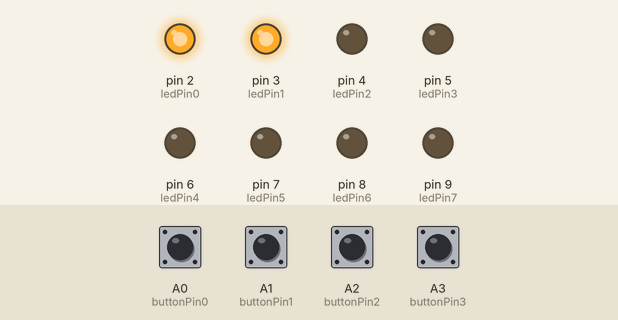
Bench run of a sketch on a simulated Arduino Uno, built with avr-gcc and run on an emulated ATmega328P. Shown: output pins drawn as LEDs (lit = HIGH). Dashed ring = blinking. The test bench sets the inputs (shaded band); at power-on: A0 (buttonPin0), A1 (buttonPin1), A2 (buttonPin2), A3 (buttonPin3) LOW.

Above: at 1.2 s.
1.3 s: A2 (buttonPin2) pulled HIGH for 0.15 s
At 1.58 s:
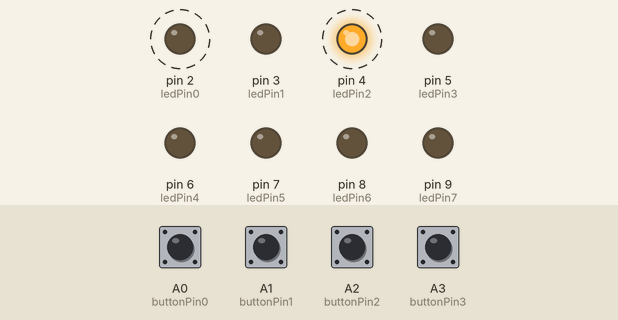
4.3 s: A0 (buttonPin0) pulled HIGH for 0.15 s
At 4.9 s:
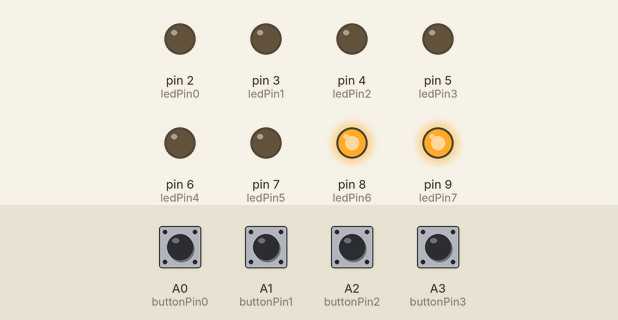
5.9 s: A0 (buttonPin0) pulled HIGH for 1 s
At 7.2 s:
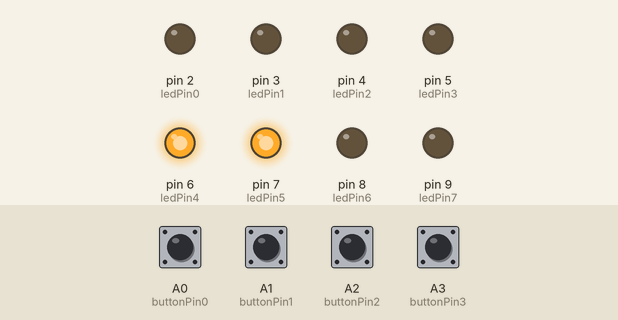
8.4 s: A0 (buttonPin0) pulled HIGH for 0.15 s
At 9.1 s:
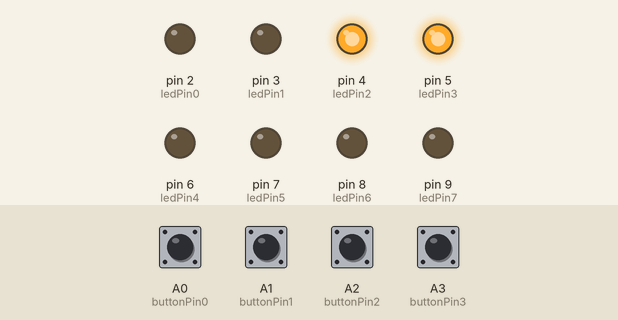
10.0 s: A1 (buttonPin1) pulled HIGH for 0.15 s
At 10.4 s:
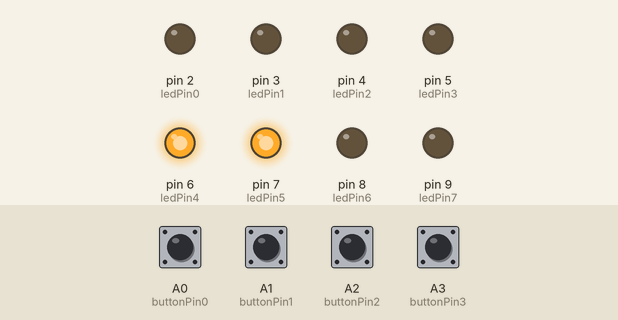
11.6 s: A1 (buttonPin1) pulled HIGH for 1 s
At 12.8 s:
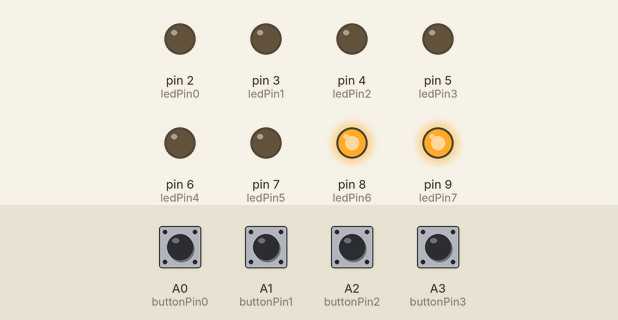
Timing chart, 0 to 14.6 s (numbered marks = the images above; inputs shaded):
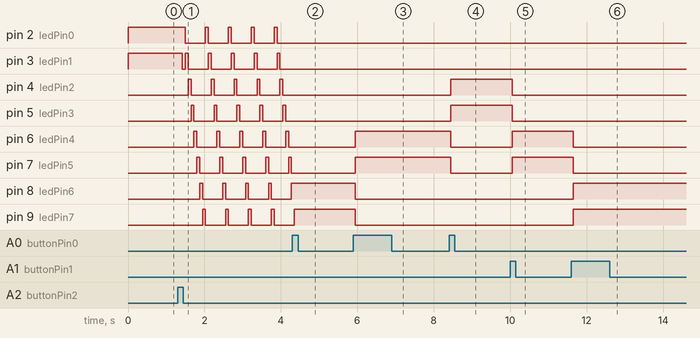

The sketch:

jim-synth.ino
```cpp
#include <Arduino.h>
#include "debounce.h"
#include "timed_pattern.h"

//const int buttonCount = 4;
//int button

const int buttonPin0 = A0;
const int buttonPin1 = A1;
const int buttonPin2 = A2;
const int buttonPin3 = A3;

const int ledPin0 = 2;
const int ledPin1 = 3;
const int ledPin2 = 4;
const int ledPin3 = 5;
const int ledPin4 = 6;
const int ledPin5 = 7;
const int ledPin6 = 8;
const int ledPin7 = 9;

const int ledCount = 8;
int leds[ledCount] = { ledPin0, ledPin1, ledPin2, ledPin3, ledPin4, ledPin5, ledPin6, ledPin7 };

Debouncer* debouncer0;
Debouncer* debouncer1;
Debouncer* debouncer2;
Debouncer* debouncer3;

const int pattern0Length = 8;
int pattern0[pattern0Length] = { 75, 75, 75, 75, 75, 75, 75, 75 };

void setPinModes();
void createDebouncers();
void debouncer0Changed(int newValue);
void debouncer1Changed(int newValue);
void debouncer2Changed(int newValue);
void debouncer3Changed(int newValue);
void lightCurrentLed();
void createPatterns();
void pattern0Changed(int index);
void fixPatternIndex();
int pattern0led(int index);

int currentLed = 0;
int showPatternIndex = -1;
bool patternUp = true;
bool lastDirectionUp = true;
const int patternCount = 1;
TimedPattern* tp0;

void setup() {
    setPinModes();
    createDebouncers();
    createPatterns();
    lightCurrentLed();
}

void loop() {
    debouncer0->update();
    debouncer1->update();
    debouncer2->update();
    debouncer3->update();
    tp0->update();
}

void setPinModes()
{
    pinMode(buttonPin0, INPUT);
    pinMode(buttonPin1, INPUT);
    pinMode(buttonPin2, INPUT);
    pinMode(buttonPin3, INPUT);

    pinMode(ledPin0, OUTPUT);
    pinMode(ledPin1, OUTPUT);
    pinMode(ledPin2, OUTPUT);
    pinMode(ledPin3, OUTPUT);
    pinMode(ledPin4, OUTPUT);
    pinMode(ledPin5, OUTPUT);
    pinMode(ledPin6, OUTPUT);
    pinMode(ledPin7, OUTPUT);
}

void createDebouncers()
{
    debouncer0 = new Debouncer(buttonPin0, &debouncer0Changed, LOW, LOW, LOW);
    debouncer1 = new Debouncer(buttonPin1, &debouncer1Changed, LOW, LOW, LOW);
    debouncer2 = new Debouncer(buttonPin2, &debouncer2Changed, LOW, LOW, LOW);
    debouncer3 = new Debouncer(buttonPin3, &debouncer3Changed, LOW, LOW, LOW);
}

void moveStaticLed(bool up)
{
    if (showPatternIndex != -1)
    {
        if (showPatternIndex == 0)
        {
            currentLed = pattern0led(tp0->get());
            if (currentLed % 2 != 0)
            {
                currentLed--;
            }
        }
        else
        {
            currentLed = 0;
        }
        showPatternIndex = -1;
    }
    else
    {
        if (up)
        {
            currentLed += 2;
        }
        else
        {
            currentLed -= 2;
        }
    }
    lightCurrentLed();
    lastDirectionUp = up;
}

void debouncer0Changed(int newValue)
{
    moveStaticLed(false);
}

void debouncer1Changed(int newValue)
{
    moveStaticLed(true);
}

void debouncer2Changed(int newValue)
{
    if (showPatternIndex == -1)
    {
        showPatternIndex = 0;
        patternUp = lastDirectionUp;
        tp0->set(currentLed);
    }
    else
    {
        patternUp = !patternUp;
    }
}

void debouncer3Changed(int newValue)
{
    if (pattern0[0] == 75)
    {
        changePattern0Interval(25);
    }
    else
    {
        changePattern0Interval(75);
    }
}

void changePattern0Interval(int newInterval)
{
    for (int i = 0; i < pattern0Length; i++)
    {
        pattern0[i] = newInterval;
    }
}

void lightCurrentLed()
{
    while (currentLed < 0)
    {
        currentLed += ledCount;
    }
    while (currentLed >= ledCount)
    {
        currentLed -= ledCount;
    }
    for (int i = 0; i < ledCount; i++)
    {
        digitalWrite(leds[i], i == currentLed || i == currentLed + 1 ? HIGH : LOW);
    }
}

void createPatterns()
{
    tp0 = new TimedPattern(pattern0, pattern0Length, &pattern0Changed);
}

void pattern0Changed(int index)
{
    if (showPatternIndex == 0)
    {
        for (int i = 0; i < ledCount; i++)
        {
            //bool b = patternUp ? (index == i) :  (index == (ledCount - 1 - i));
            bool b = index == pattern0led(i);
            digitalWrite(leds[i], b ? HIGH : LOW);
        }
    }
}

void fixPatternIndex()
{
    while (showPatternIndex < 0)
    {
        showPatternIndex += patternCount;
    }
    while (showPatternIndex >= patternCount)
    {
        showPatternIndex -= patternCount;
    }
}

int pattern0led(int index)
{
    return patternUp ? index :  (ledCount - 1 - index);
}
```

debounce.cpp
```cpp
#include <Arduino.h>
#include "debounce.h"

Debouncer::Debouncer(int theInputPin, void (*onChangeHandler)(int), int initialInputState, int initialOutputState, int initialLastOutputState)
{
    inputPin = theInputPin;
    inputState = initialInputState;
    outputState = initialOutputState;
    lastOutputState = initialLastOutputState;
    onChange = onChangeHandler;
    lastDebounceTime = 0;
}


void Debouncer::update()
{
    int reading = digitalRead(inputPin);

    if (reading != lastOutputState) {
        lastDebounceTime = millis();
    }

    if ((millis() - lastDebounceTime) > debounceDelay) {
        if (reading != inputState) {
            inputState = reading;

            if (inputState == HIGH) {
                outputState = !outputState;
                (*onChange)(outputState);
            }
        }
    }

    lastOutputState = reading;
}
```

debounce.h
```cpp
#pragma once

class Debouncer
{
    public:
        Debouncer(int theInputPin, void (*onChangeHandler)(int), int initialInputState, int initialOutputState, int initialLastOutputState);
        void update();
    private:
        int inputPin;
        void (*onChange)(int);
        int outputState;
        int inputState;
        int lastOutputState;

        unsigned long lastDebounceTime;
        const unsigned long debounceDelay = 50;
};
```

timed_led_pattern.cpp
```cpp
#include "timed_led_pattern.h"

TimedLedPattern::TimedLedPattern()
{

}
```

timed_led_pattern.h
```cpp
#pragma once

#include "timed_pattern.h"

class TimedLedPattern
{
    public:
        TimedLedPattern();
};
```

timed_pattern.cpp
```cpp
#include <Arduino.h>
#include "timed_pattern.h"

TimedPattern::TimedPattern(int* a_pattern, int a_patternLength, void (*a_onChange)(int))
{
    pattern = a_pattern;
    patternLength = a_patternLength;
    onChange = a_onChange;
    reset();
}

int TimedPattern::get()
{
    return patternIndex;
}

void TimedPattern::set(int index)
{
    patternIndex = index;
    startTime = millis();
    calcNextTime(startTime);
}

void TimedPattern::reset()
{
    set(0);
}

void TimedPattern::update()
{
    unsigned long currentTime = millis();
    if (currentTime >= nextTime)
    {
        (*onChange)(patternIndex);
        patternIndex++;
        if (patternIndex >= patternLength)
        {
            patternIndex = 0;
        }
        calcNextTime(currentTime);
    }
}

void TimedPattern::calcNextTime(unsigned long currentTime)
{
    nextTime = currentTime + pattern[patternIndex];
}
```

timed_pattern.h
```cpp
#pragma once

class TimedPattern
{
    public:
        TimedPattern(int* pattern, int patternLength, void (*a_onChange)(int));
        int get();
        void set(int index);
        void reset();
        void update();
    private:
        int* pattern;
        int patternLength;
        void (*onChange)(int);
        int patternIndex;
        unsigned long startTime;
        unsigned long nextTime;
        void calcNextTime(unsigned long currentTime);
};
```

Measured:
- after the input at 1.3 s, pin 2 (ledPin0): alternates HIGH for 0.07 s and LOW for 0.53 s, starting after 0.20 s; pin 3 (ledPin1): HIGH → LOW after 0.13 s, then repeats every 0.60 s: HIGH 0.08 s, LOW 0.52 s
- after the input at 4.3 s, pin 2 (ledPin0), pin 3 (ledPin1), pin 4 (ledPin2), pin 5 (ledPin3), pin 6 (ledPin4), pin 7 (ledPin5): stops changing and stays LOW; pin 8 (ledPin6): stops changing and stays HIGH; pin 9 (ledPin7): goes on until 4.4 s, then stays HIGH
- after the input at 5.9 s, pin 6 (ledPin4), pin 7 (ledPin5): LOW → HIGH after 0.05 s; pin 8 (ledPin6), pin 9 (ledPin7): HIGH → LOW after 0.05 s
- after the input at 8.4 s, pin 4 (ledPin2), pin 5 (ledPin3): LOW → HIGH after 0.05 s; pin 6 (ledPin4), pin 7 (ledPin5): HIGH → LOW after 0.05 s
- after the input at 10.0 s, pin 4 (ledPin2), pin 5 (ledPin3): HIGH → LOW after 0.05 s; pin 6 (ledPin4), pin 7 (ledPin5): LOW → HIGH after 0.05 s
- after the input at 11.6 s, pin 6 (ledPin4), pin 7 (ledPin5): HIGH → LOW after 0.05 s; pin 8 (ledPin6), pin 9 (ledPin7): LOW → HIGH after 0.05 s
